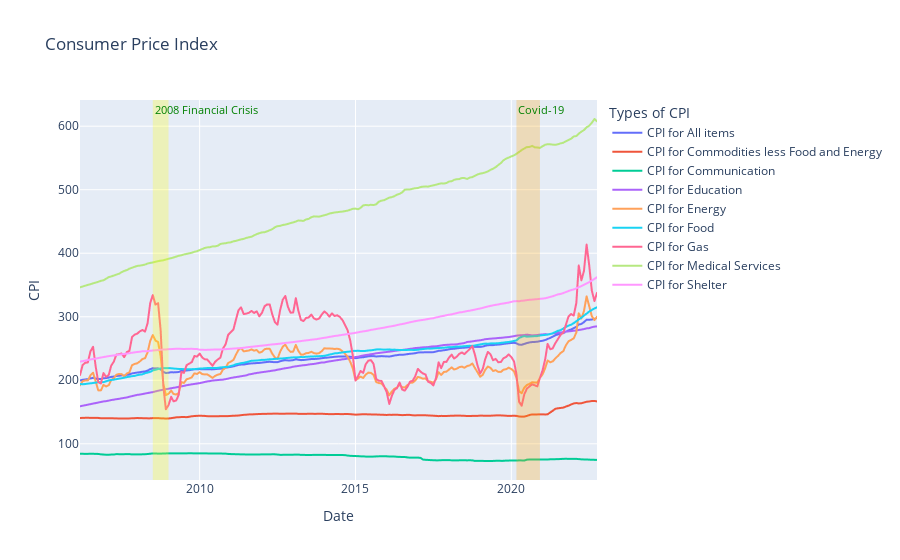

This figure's notebook cell:
### Markdown cell above
### Line plot for CPI over time

### Code cell
import plotly.graph_objs as go
from datetime import datetime
import plotly.express as px
import matplotlib.pyplot as plt
import matplotlib.ticker as mtick
%matplotlib inline

CPI_fig = px.line(data, x=data.Date, y = data.columns[1:10], title='Consumer Price Index')
CPI_fig.update_yaxes(title_text = 'CPI')
CPI_fig.update_layout(legend_title_text = 'Types of CPI')

# CPI_fig.add_annotation(x='2008-09-01', y=387,
#             text="Lehman Brothers Crisis, Sep 2008",
#             showarrow=True,
#             arrowhead=2)

# CPI_fig.add_annotation(x='2020-04-01', y=559,
#             text="Covid-19, Apr 2020",
#             showarrow=True,
#             arrowhead=2)

CPI_fig.add_vrect(x0="2008-07-01", x1="2009-01-01", 
              annotation_text="2008 Financial Crisis", annotation_position="top left",  
              annotation_font_size=11,
              annotation_font_color="Green",
              fillcolor="yellow", opacity=0.25, line_width=0)

CPI_fig.add_vrect(x0="2020-03-01", x1="2020-12-01", 
              annotation_text="Covid-19", annotation_position="top left",  
              annotation_font_size=11,
              annotation_font_color="Green",
              fillcolor="orange", opacity=0.25, line_width=0)

CPI_fig.show()

### Figure 1 — Plotly figure (JSON) as saved in the notebook; plotly's stock layout.template omitted (floating-point values rounded to 4 significant figures; data arrays with more than 128 entries replaced by an {"elided": "..."} marker saying what was removed)
{"data": [{"hovertemplate": "variable=CPI for All items<br>Date=%{x}<br>value=%{y}<extra></extra>", "legendgroup": "CPI for All items", "line": {"color": "#636efa", "dash": "solid"}, "marker": {"symbol": "circle"}, "mode": "lines", "name": "CPI for All items", "showlegend": true, "type": "scattergl", "x": {"elided": "200 str values"}, "xaxis": "x", "y": {"elided": "200 float values"}, "yaxis": "y"}, {"hovertemplate": "variable=CPI for Commodities less Food and Energy<br>Date=%{x}<br>value=%{y}<extra></extra>", "legendgroup": "CPI for Commodities less Food and Energy", "line": {"color": "#EF553B", "dash": "solid"}, "marker": {"symbol": "circle"}, "mode": "lines", "name": "CPI for Commodities less Food and Energy", "showlegend": true, "type": "scattergl", "x": {"elided": "200 str values"}, "xaxis": "x", "y": {"elided": "200 float values"}, "yaxis": "y"}, {"hovertemplate": "variable=CPI for Communication<br>Date=%{x}<br>value=%{y}<extra></extra>", "legendgroup": "CPI for Communication", "line": {"color": "#00cc96", "dash": "solid"}, "marker": {"symbol": "circle"}, "mode": "lines", "name": "CPI for Communication", "showlegend": true, "type": "scattergl", "x": {"elided": "200 str values"}, "xaxis": "x", "y": {"elided": "200 float values"}, "yaxis": "y"}, {"hovertemplate": "variable=CPI for Education<br>Date=%{x}<br>value=%{y}<extra></extra>", "legendgroup": "CPI for Education", "line": {"color": "#ab63fa", "dash": "solid"}, "marker": {"symbol": "circle"}, "mode": "lines", "name": "CPI for Education", "showlegend": true, "type": "scattergl", "x": {"elided": "200 str values"}, "xaxis": "x", "y": {"elided": "200 float values"}, "yaxis": "y"}, {"hovertemplate": "variable=CPI for Energy<br>Date=%{x}<br>value=%{y}<extra></extra>", "legendgroup": "CPI for Energy", "line": {"color": "#FFA15A", "dash": "solid"}, "marker": {"symbol": "circle"}, "mode": "lines", "name": "CPI for Energy", "showlegend": true, "type": "scattergl", "x": {"elided": "200 str values"}, "xaxis": "x", "y": {"elided": "200 float values"}, "yaxis": "y"}, {"hovertemplate": "variable=CPI for Food<br>Date=%{x}<br>value=%{y}<extra></extra>", "legendgroup": "CPI for Food", "line": {"color": "#19d3f3", "dash": "solid"}, "marker": {"symbol": "circle"}, "mode": "lines", "name": "CPI for Food", "showlegend": true, "type": "scattergl", "x": {"elided": "200 str values"}, "xaxis": "x", "y": {"elided": "200 float values"}, "yaxis": "y"}, {"hovertemplate": "variable=CPI for Gas<br>Date=%{x}<br>value=%{y}<extra></extra>", "legendgroup": "CPI for Gas", "line": {"color": "#FF6692", "dash": "solid"}, "marker": {"symbol": "circle"}, "mode": "lines", "name": "CPI for Gas", "showlegend": true, "type": "scattergl", "x": {"elided": "200 str values"}, "xaxis": "x", "y": {"elided": "200 float values"}, "yaxis": "y"}, {"hovertemplate": "variable=CPI for Medical Services<br>Date=%{x}<br>value=%{y}<extra></extra>", "legendgroup": "CPI for Medical Services", "line": {"color": "#B6E880", "dash": "solid"}, "marker": {"symbol": "circle"}, "mode": "lines", "name": "CPI for Medical Services", "showlegend": true, "type": "scattergl", "x": {"elided": "200 str values"}, "xaxis": "x", "y": {"elided": "200 float values"}, "yaxis": "y"}, {"hovertemplate": "variable=CPI for Shelter<br>Date=%{x}<br>value=%{y}<extra></extra>", "legendgroup": "CPI for Shelter", "line": {"color": "#FF97FF", "dash": "solid"}, "marker": {"symbol": "circle"}, "mode": "lines", "name": "CPI for Shelter", "showlegend": true, "type": "scattergl", "x": {"elided": "200 str values"}, "xaxis": "x", "y": {"elided": "200 float values"}, "yaxis": "y"}], "layout": {"annotations": [{"font": {"color": "Green", "size": 11}, "showarrow": false, "text": "2008 Financial Crisis", "x": "2008-07-01", "xanchor": "left", "xref": "x", "y": 1, "yanchor": "top", "yref": "y domain"}, {"font": {"color": "Green", "size": 11}, "showarrow": false, "text": "Covid-19", "x": "2020-03-01", "xanchor": "left", "xref": "x", "y": 1, "yanchor": "top", "yref": "y domain"}], "legend": {"title": {"text": "Types of CPI"}, "tracegroupgap": 0}, "shapes": [{"fillcolor": "yellow", "line": {"width": 0}, "opacity": 0.25, "type": "rect", "x0": "2008-07-01", "x1": "2009-01-01", "xref": "x", "y0": 0, "y1": 1, "yref": "y domain"}, {"fillcolor": "orange", "line": {"width": 0}, "opacity": 0.25, "type": "rect", "x0": "2020-03-01", "x1": "2020-12-01", "xref": "x", "y0": 0, "y1": 1, "yref": "y domain"}], "title": {"text": "Consumer Price Index"}, "xaxis": {"anchor": "y", "domain": [0, 1], "title": {"text": "Date"}}, "yaxis": {"anchor": "x", "domain": [0, 1], "title": {"text": "CPI"}}}}
